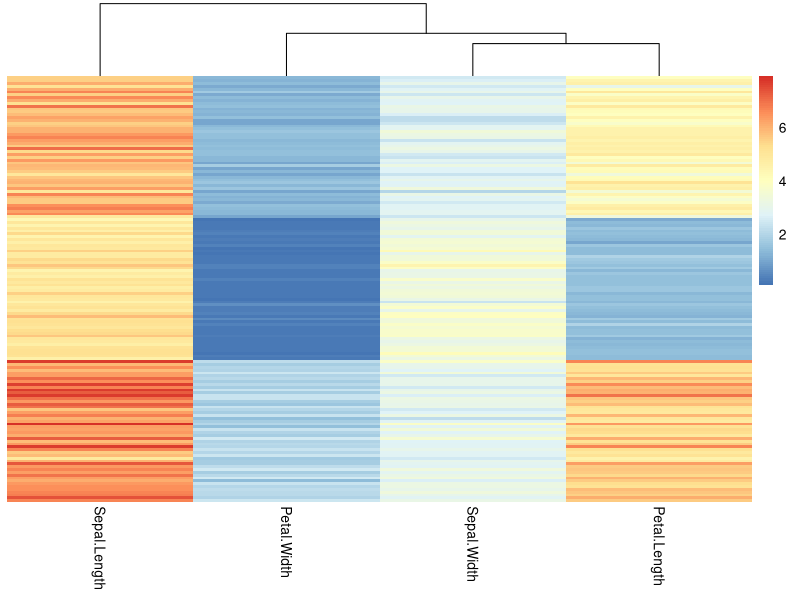
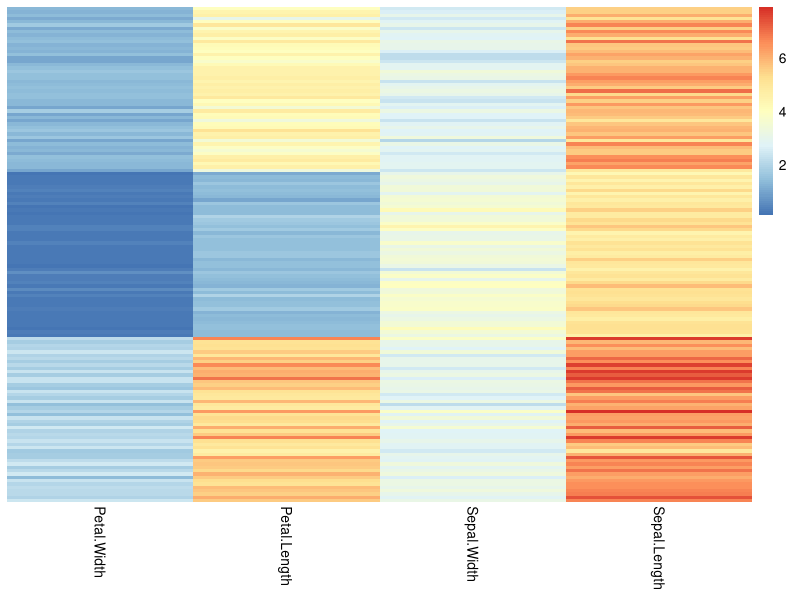
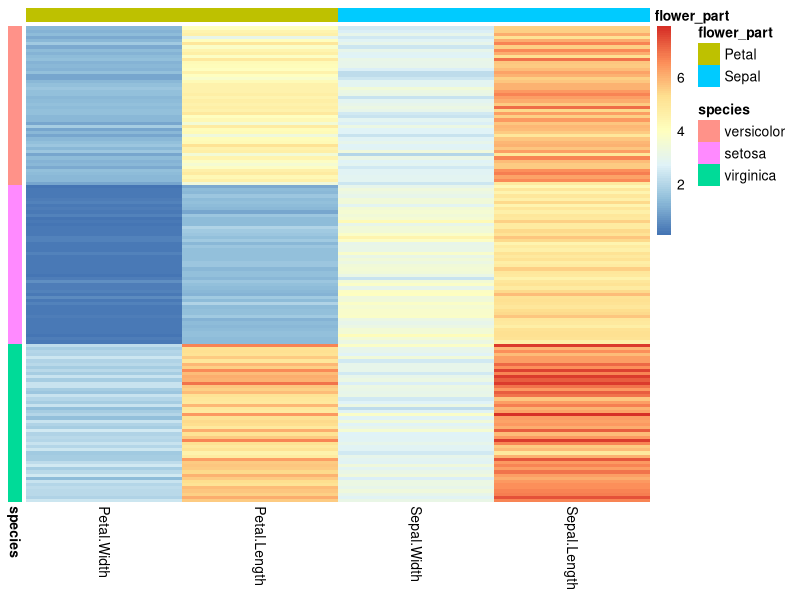
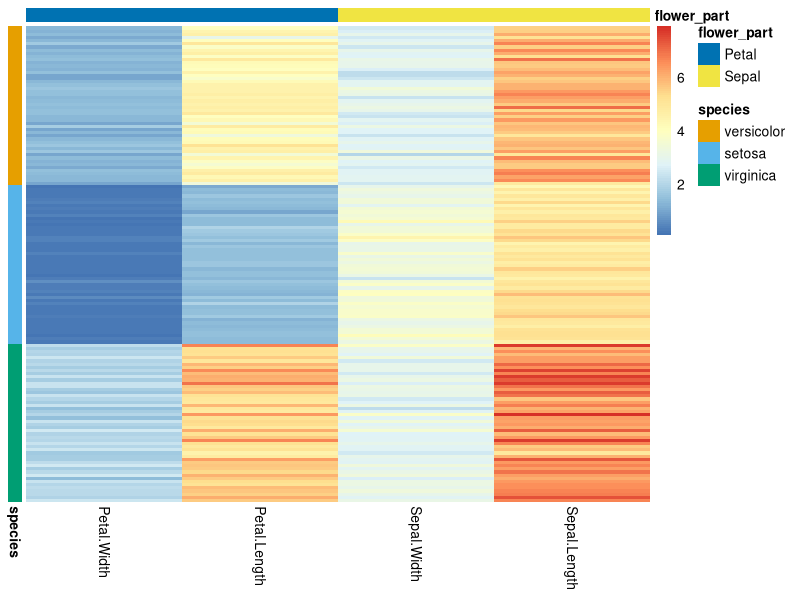

The R source for these figures, in order:
## ---- chunk 1
`%>%` <- dplyr::`%>%`
## ---- chunk 2
file.path("plots", "clustering")
## ---- chunk 3
file.path("plots", "clustering", "lncRNA")
## ---- chunk 4
clustering_dir <- file.path("plots", "clustering")
## ---- chunk 5
dir.exists(file.path("plots", "clustering"))
## ---- chunk 6
dir.exists(clustering_dir)
## ---- chunk 7
dir.create(clustering_dir)
## ---- chunk 8
dir.create("plots")
dir.create(clustering_dir)
## ---- chunk 9
dir.exists(clustering_dir)
## ---- chunk 10
# assign `results/clusters` to a variable using file.path()
cluster_membership_dir <- file.path("results", "clusters")
dir.exists(cluster_membership_dir)
## ---- chunk 11
dir.create(cluster_membership_dir, recursive = TRUE)
## ---- chunk 12
dir.exists(cluster_membership_dir)
## ---- chunk 13
!TRUE
## ---- chunk 14
!FALSE
## ---- chunk 15
pathway_dir <- file.path("results", "pathway_analysis")
dir.exists(pathway_dir)
## ---- chunk 16
!dir.exists(pathway_dir)
## ---- chunk 17
if (TRUE) {
  # message generates a message
  message("This will run code!")
}
## ---- chunk 18
if (FALSE) {
  message("This will run code!")
}
## ---- chunk 19
if (!FALSE) {
  message("This will run code!")
}
## ---- chunk 20
if (!dir.exists(pathway_dir)) {
  message("This will run code!")
}
## ---- chunk 21
if (!dir.exists(pathway_dir)) {
  dir.create(pathway_dir, recursive = TRUE)
}
## ---- chunk 22
dir.exists(pathway_dir)
## ---- chunk 23
if (!dir.exists(pathway_dir)) {
  message("This will run code!")
}
## ---- chunk 24
# Load in the iris data to our workspace
data("iris")
## ---- chunk 25
iris$Species
## ---- chunk 26
# set.seed() allows our shuffling to be reproducible between trials
set.seed(123)
iris_shuffled <- iris[sample(1:nrow(iris), nrow(iris)), ]
## ---- chunk 27
head(iris_shuffled, n = 10)
## ---- chunk 28
iris_shuffled <- iris_shuffled %>%
  dplyr::mutate(Species = factor(Species, 
                                 levels = c("versicolor",
                                            "setosa",
                                            "virginica"))) %>%
  dplyr::arrange(Species)
## ---- chunk 29
iris_shuffled$Species
## ---- chunk 30
pheatmap::pheatmap(iris_shuffled %>% dplyr::select(-Species),
                   cluster_rows = FALSE,
                   show_rownames = FALSE)
## ---- chunk 31
iris_shuffled %>%
  dplyr::select(Petal.Width,
                Petal.Length,
                Sepal.Width,
                Sepal.Length)
## ---- chunk 32
ordered_column_names <- c("Petal.Width",
                          "Petal.Length",
                          "Sepal.Width",
                          "Sepal.Length")
iris_shuffled[, ordered_column_names]
## ---- chunk 33
pheatmap::pheatmap(iris_shuffled[, ordered_column_names],
                   cluster_cols = FALSE,
                   cluster_rows = FALSE,
                   show_rownames = FALSE)
## ---- chunk 34
# Column annotation - we will order the heatmap columns with 
# ordered_column_names again so we need to take that into account when we
# build the column annotation
annotation_column <- data.frame(
  # take a look at ?rep for a shortcut/handy function we could use here
  flower_part = c("Petal", "Petal", "Sepal", "Sepal")  
)
# The annotation data frames need rownames
rownames(annotation_column) <- ordered_column_names

# Row annotation - we can use the Species column from the iris data frame 
# itself
annotation_row <- data.frame(
  species = iris_shuffled$Species
)
# Without "proper" rownames (e.g., not just numbers) in the iris data.frame,
# the row annotation gives us an error
rownames(iris_shuffled) <- paste0("iris", rownames(iris_shuffled))
rownames(annotation_row) <- rownames(iris_shuffled)
## ---- chunk 35
pheatmap::pheatmap(iris_shuffled[, ordered_column_names],
                   cluster_cols = FALSE,
                   cluster_rows = FALSE,
                   show_rownames = FALSE,
                   annotation_col = annotation_column,
                   annotation_row = annotation_row)
## ---- chunk 36
# The names in this list, including the names of the vectors that make up the
# elements of the list, need to perfectly match what is in annotation_column
# and annotation_row
annotation_colors <- list(
  # Here we're using hexcodes to specify colors, rather than their names in R
  # This can be helpful if you're using programs * other than R * to generate
  # display items for a paper/project
  species = c(versicolor = "#E69F00", 
              setosa = "#56B4E9", 
              virginica = "#009E73"),
  flower_part = c(Petal = "#0072B2", 
                  Sepal = "#F0E442")
)
## ---- chunk 37
pheatmap::pheatmap(iris_shuffled[, ordered_column_names],
                   cluster_cols = FALSE,
                   cluster_rows = FALSE,
                   show_rownames = FALSE,
                   annotation_col = annotation_column,
                   annotation_row = annotation_row,
                   annotation_colors = annotation_colors)
## ---- chunk 38
sessionInfo()
